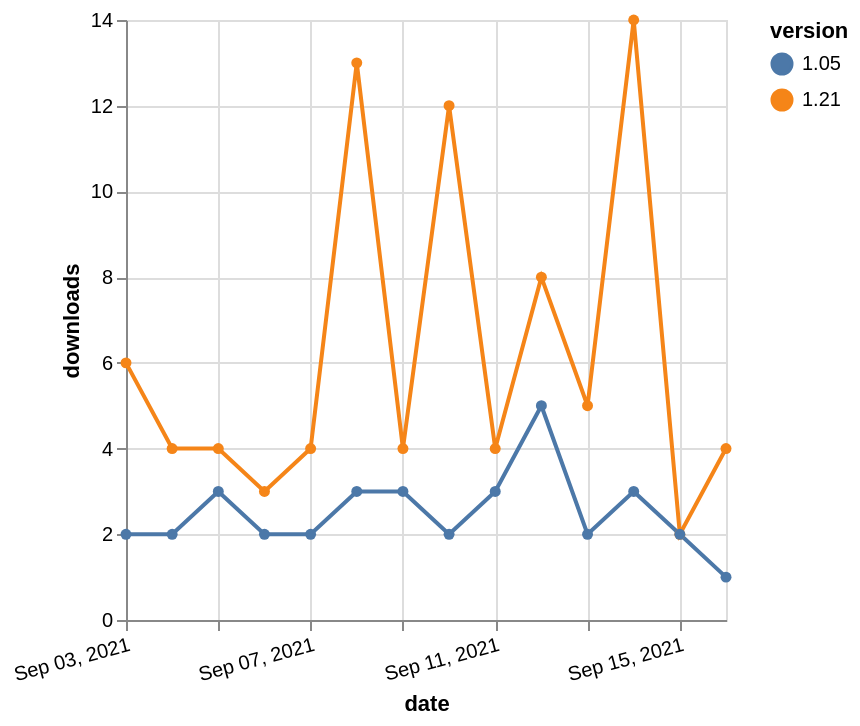

The Vega-Lite source for this figure:
### Vega-Lite specification from a JSON file in a GitHub repository (floating-point values rounded to 4 significant figures)
{"$schema": "https://vega.github.io/schema/vega-lite/v5.json", "description": "A simple bar chart with embedded data.", "data": {"values": [{"date": "2021-09-03", "total": 7140, "delta": 6, "version": "1.21"}, {"date": "2021-09-04", "total": 7144, "delta": 4, "version": "1.21"}, {"date": "2021-09-05", "total": 7148, "delta": 4, "version": "1.21"}, {"date": "2021-09-06", "total": 7151, "delta": 3, "version": "1.21"}, {"date": "2021-09-07", "total": 7155, "delta": 4, "version": "1.21"}, {"date": "2021-09-08", "total": 7168, "delta": 13, "version": "1.21"}, {"date": "2021-09-09", "total": 7172, "delta": 4, "version": "1.21"}, {"date": "2021-09-10", "total": 7184, "delta": 12, "version": "1.21"}, {"date": "2021-09-11", "total": 7188, "delta": 4, "version": "1.21"}, {"date": "2021-09-12", "total": 7196, "delta": 8, "version": "1.21"}, {"date": "2021-09-13", "total": 7201, "delta": 5, "version": "1.21"}, {"date": "2021-09-14", "total": 7215, "delta": 14, "version": "1.21"}, {"date": "2021-09-15", "total": 7217, "delta": 2, "version": "1.21"}, {"date": "2021-09-16", "total": 7221, "delta": 4, "version": "1.21"}, {"date": "2021-09-03", "total": 4651, "delta": 2, "version": "1.05"}, {"date": "2021-09-04", "total": 4653, "delta": 2, "version": "1.05"}, {"date": "2021-09-05", "total": 4656, "delta": 3, "version": "1.05"}, {"date": "2021-09-06", "total": 4658, "delta": 2, "version": "1.05"}, {"date": "2021-09-07", "total": 4660, "delta": 2, "version": "1.05"}, {"date": "2021-09-08", "total": 4663, "delta": 3, "version": "1.05"}, {"date": "2021-09-09", "total": 4666, "delta": 3, "version": "1.05"}, {"date": "2021-09-10", "total": 4668, "delta": 2, "version": "1.05"}, {"date": "2021-09-11", "total": 4671, "delta": 3, "version": "1.05"}, {"date": "2021-09-12", "total": 4676, "delta": 5, "version": "1.05"}, {"date": "2021-09-13", "total": 4678, "delta": 2, "version": "1.05"}, {"date": "2021-09-14", "total": 4681, "delta": 3, "version": "1.05"}, {"date": "2021-09-15", "total": 4683, "delta": 2, "version": "1.05"}, {"date": "2021-09-16", "total": 4684, "delta": 1, "version": "1.05"}]}, "width": "container", "mark": {"type": "line", "point": {"filled": true}}, "encoding": {"x": {"field": "date", "type": "temporal", "timeUnit": "yearmonthdate", "title": "date", "axis": {"labelAngle": -15}}, "y": {"field": "delta", "type": "quantitative", "title": "downloads"}, "color": {"field": "version", "type": "nominal"}, "tooltip": {"field": "delta"}}}
